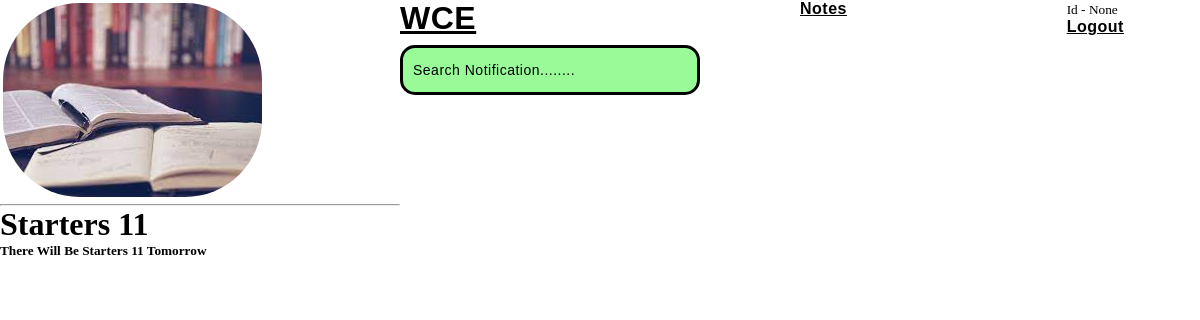
The page /notification/3/ on the database its author committed.
### base/models.py (models this page shows, shortened)
class Notification(models.Model):
    host = models.ForeignKey(User, on_delete = models.CASCADE)
    topic = models.ForeignKey(Topic, on_delete = models.CASCADE)
    title = models.CharField(max_length=200)
    description = models.TextField(null = True, blank=True)
    updates = models.DateTimeField(auto_now = True)
    created = models.DateTimeField(auto_now_add = True)
    class Meta:
        ordering = ['-updates', '-created']

### base/views.py (the view)
# urls.py: path('notification/<str:pk>/', views.notification, name = "notification"),
def notification(request, pk):
    notification = Notification.objects.get(id = pk)
    context = {'notification': notification}
    return render(request, 'base/notification.html', context)

### base/templates/base/notification.html (shortened to what this page needs)
{% extends 'main.html' %}
{% block content %}
<div class="notification-body">
<h1> {{ notification.title }} </h1>
<h5>
    {{ notification.description }}
</h5>
</div>
{% endblock %}

### static/styles/style.css (style rules this page uses)
*, *:before, *:after { padding: 0; margin: 0; box-sizing: border-box; }
::placeholder { color: black; }
.notification-body { text-transform: capitalize; }

### rows shown on the page
Notification: title "Starters 11", description "There Will Be Starters 11 Tomorrow"

### other values the page prints
{{ request.user.id }} "None"
